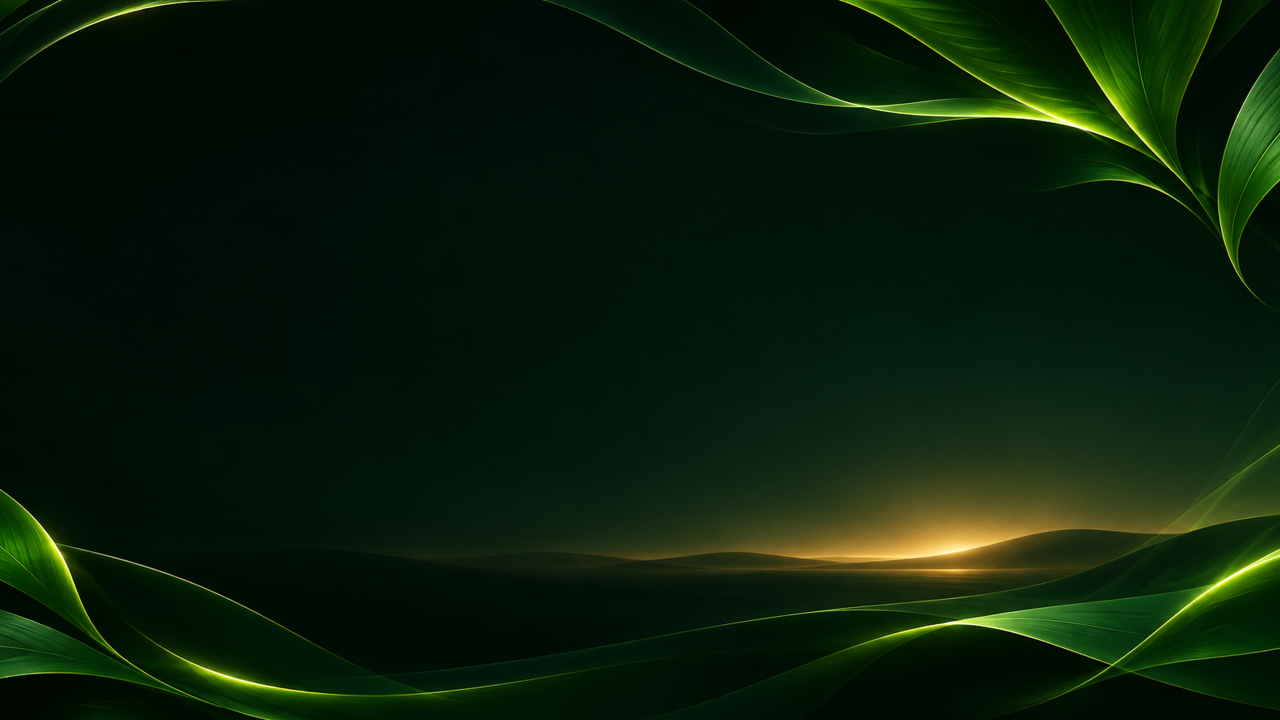
#> input picture sce_sys/background-source.png, 3840 x 2160 px (shown at 1/3 size)
$ python -i render-art.py   (imports and definitions only)
#> lines starting #> are read from the running program, lines starting #| are printed output that depends on the picture
#!/usr/bin/env python3
# ProsperoEden - Launcher art from the source images (run by tools/launcher/assets.sh).
# Copyright (C) 2026 BlackBearReloaded
# SPDX-License-Identifier: GPL-3.0-or-later
"""Writes headless/prosperoeden/ui/art:

  backdrop.tga       the dusk artwork behind every screen, darkened towards the left where the
                     text sits, 2048x1152 (larger than the 1920x1080 screen: it drifts slowly)
  backdrop-blur.tga  the same picture heavily blurred and small: what frosted panels show
  brand.tga          the app icon, for the header and for games without cover art
  controller.tga     a controller in white on transparent, tinted by the home screen: 144x100,
                     twice the size it is drawn at

render-art.py [name...] renders only the named pictures (backdrop, brand, controller,
                     slate-backdrop).
"""

import sys

from pathlib import Path

from PIL import Image, ImageDraw, ImageEnhance, ImageFilter

ROOT = Path(__file__).resolve().parents[2]
ART = ROOT / "headless/prosperoeden/ui/art"


def save_tga(image, name):
    image.convert("RGBA").save(ART / name, orientation=1)
    print(f"{name}: {image.size[0]}x{image.size[1]}")


def backdrop(source):
    size = (2048, 1152)
    art = source.resize(size, Image.Resampling.LANCZOS)
    art = ImageEnhance.Color(art).enhance(0.82)
    art = ImageEnhance.Brightness(art).enhance(0.72)
    art = art.filter(ImageFilter.GaussianBlur(6)).convert("RGBA")
    # Dark on the left, where titles and lists sit; the picture opens to the right.
    overlay = Image.new("RGBA", size)
    draw = ImageDraw.Draw(overlay)
    stops = ((0, .97), (.26, .94), (.48, .70), (.72, .28), (1, .05))
    for x in range(size[0]):
        fraction = x / (size[0] - 1)
        for (a, first), (b, second) in zip(stops, stops[1:]):
            if fraction <= b:
                opacity = first + (second - first) * (fraction - a) / (b - a)
                break
        draw.line((x, 0, x, size[1]), fill=(6, 9, 10, round(opacity * 255)))
    art.alpha_composite(overlay)
    # And towards the bottom, under the hint line.
    fade = Image.new("RGBA", size)
    draw = ImageDraw.Draw(fade)
    for y in range(size[1]):
        opacity = max(0, (y / size[1] - .68) / .32) * .65
        draw.line((0, y, size[0], y), fill=(3, 7, 7, round(opacity * 255)))
    art.alpha_composite(fade)
    return art


# [110 lines left out: functions grain, controller, slate_backdrop, main, not called in this run]


# [2 lines not run here, left out]

>>> import cv2
>>> picture = cv2.imread('../../sce_sys/background-source.png', cv2.IMREAD_GRAYSCALE)
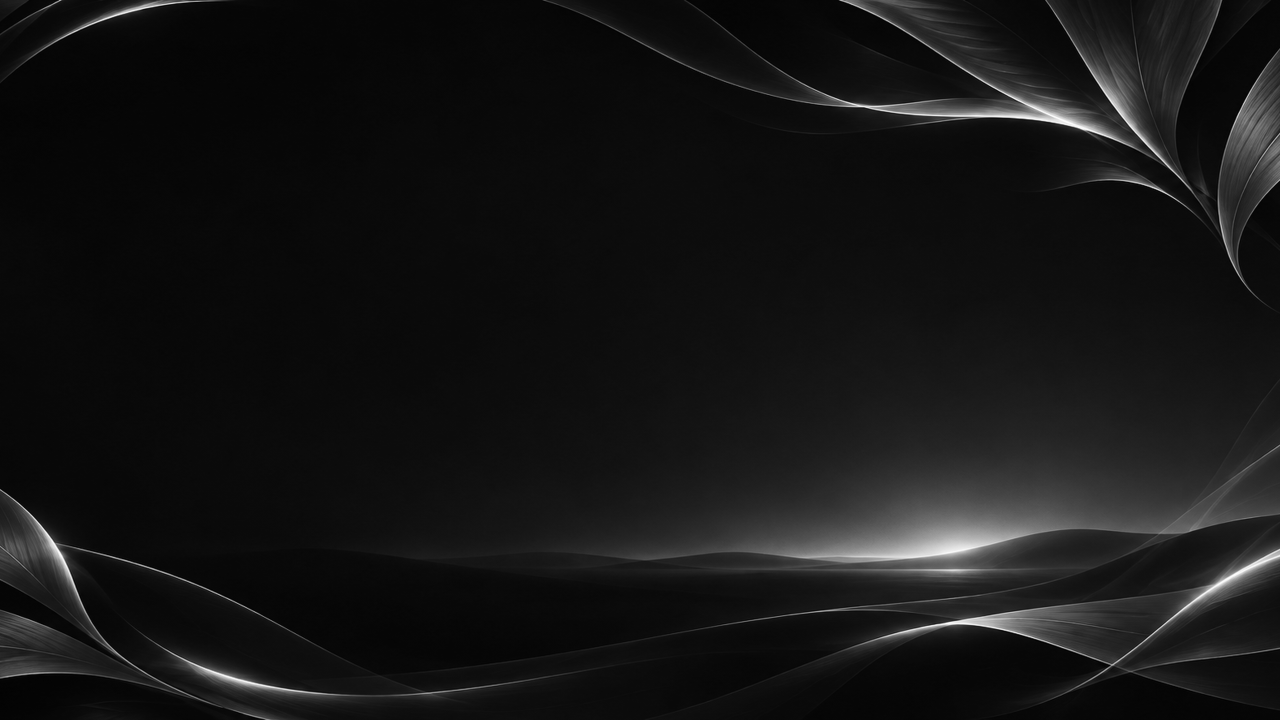
#> picture: shape (2160, 3840) (shown at 1/3 size); min 0, max 255, mean 21.3
#> (the run stopped early here; a loop or call above may not have finished)
